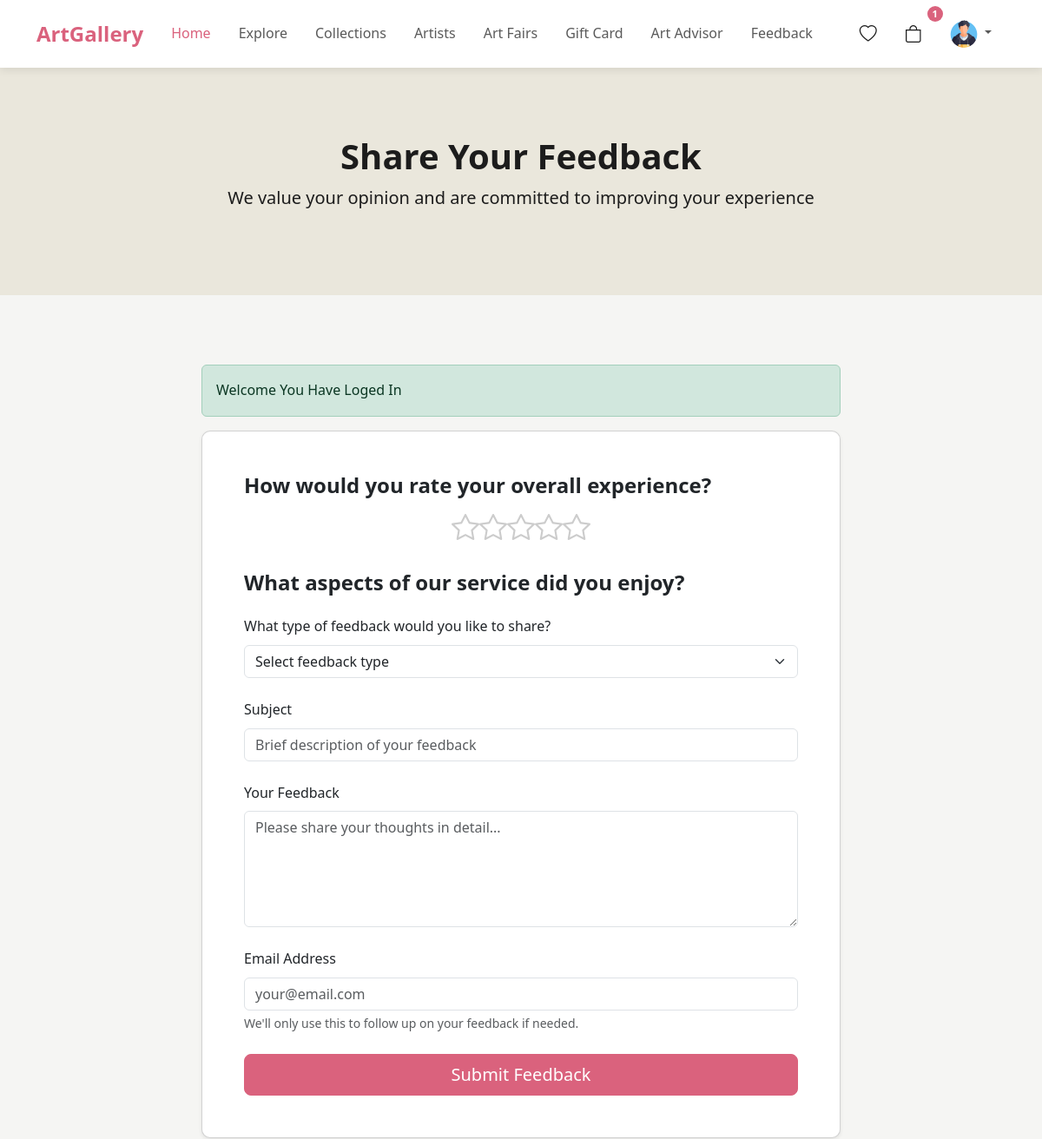
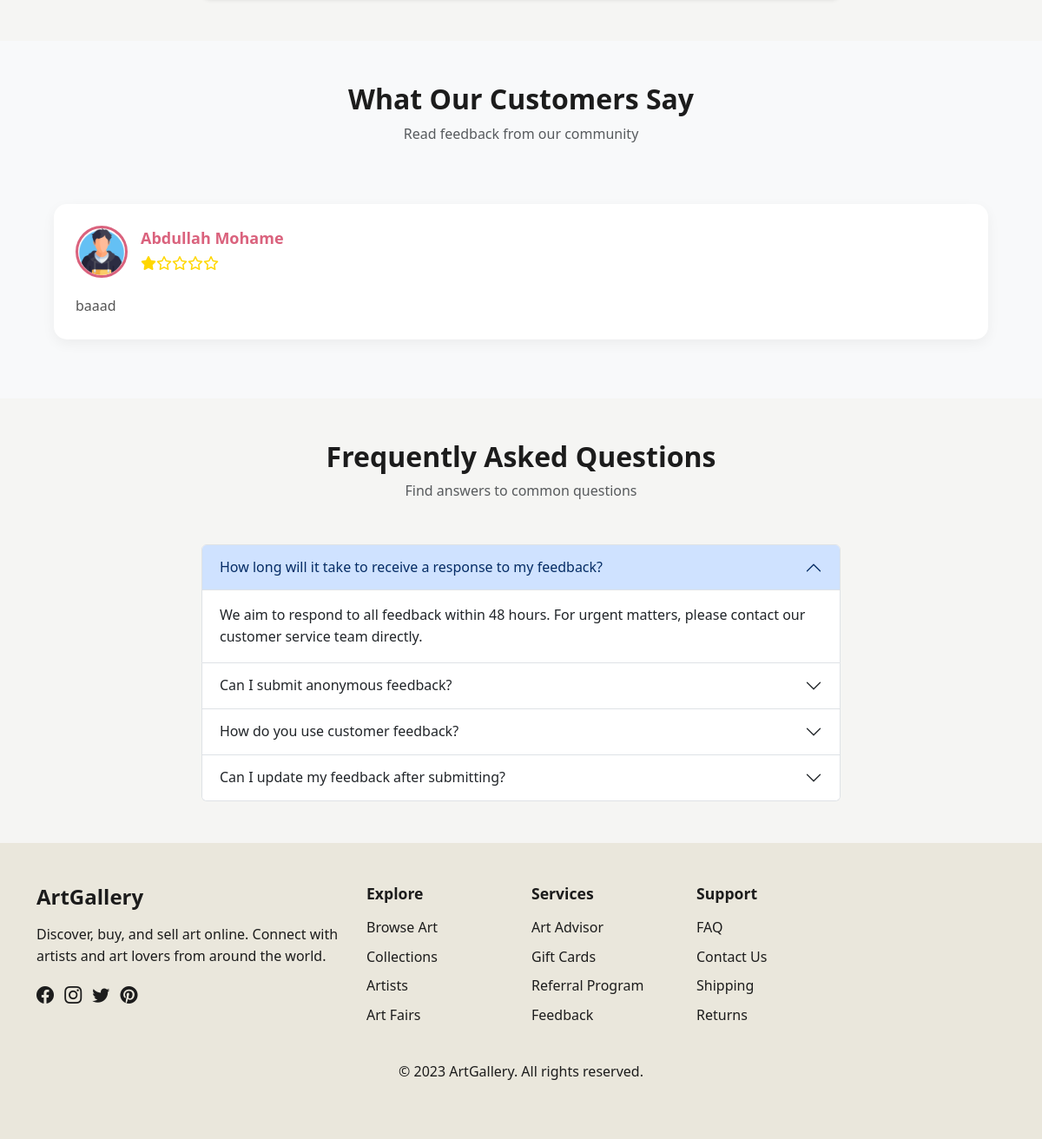
The page /pages/feedback.php (signed in) on the database its author committed (2 pictures, top to bottom).
### tables this page shows
CREATE TABLE `feedback` (
  `id` int(11) NOT NULL,
  `user_id` int(11) DEFAULT NULL,
  `rating` int(1) NOT NULL DEFAULT 0,
  `feedback_type` enum('general','suggestion','question') NOT NULL,
  `subject` varchar(255) NOT NULL,
  `message` text NOT NULL,
  `email` varchar(255) NOT NULL,
  `submitted_at` timestamp NOT NULL DEFAULT current_timestamp()
);

CREATE TABLE `users` (
  `id` int(11) NOT NULL,
  `name` varchar(255) NOT NULL,
  `email` varchar(255) NOT NULL,
  `password` varchar(255) NOT NULL,
  `role` varchar(255) NOT NULL,
  `image` varchar(255) NOT NULL DEFAULT 'uploads/profile/unknown.png',
  `work_name` varchar(100) DEFAULT NULL,
  `bio` varchar(255) DEFAULT NULL
);

### class/class.php (called while the page is built, shortened)
<?php
class Visitor extends User
{
    public function ShowFeedback()
    {
        require_once('../includes/conn.php');
        $showFeedback = "SELECT feedback.*, users.name, users.image
                            FROM feedback
                            JOIN users ON feedback.user_id = users.id
                            WHERE feedback.feedback_type = 'general'
                            ORDER BY feedback.id DESC";
        $showFeedbackResult = mysqli_query($conn, $showFeedback);
        return $showFeedbackResult;
    }
}

### pages/feedback.php (the view, shortened to what this page needs)
<!DOCTYPE html>
<html lang="en">
<head>
    <link rel="stylesheet" href="https://cdn.jsdelivr.net/npm/bootstrap@5.3.0/dist/css/bootstrap.min.css">
    <link rel="stylesheet" href="https://cdn.jsdelivr.net/npm/bootstrap-icons@1.11.1/font/bootstrap-icons.css">
    <link rel="stylesheet" href="../assets/css/style.css">
    <link rel="stylesheet" href="https://cdnjs.cloudflare.com/ajax/libs/font-awesome/6.6.0/css/all.min.css" />
</head>
<body>
    <?php
    include '../includes/header.php';
    ?>
    <section class="page-hero">
        <div class="container">
            <div class="row">
                <div class="col-lg-8 mx-auto text-center">
                    <h1>Share Your Feedback</h1>
                    <p class="lead">We value your opinion and are committed to improving your experience</p>
                </div>
            </div>
        </div>
    </section>
    <section class="feedback-section py-5">
        <div class="container">
            <div class="row">
                <div class="col-lg-8 mx-auto">
                    <?php
                    include '../includes/msg.php';
                    ?>
                    <div class="card shadow-sm">
                        <div class="card-body p-4 p-md-5">
                            <form id="feedbackForm" action="../back/handle_feedback.php" method="post">
                                <div class="mb-4">
                                    <h4>How would you rate your overall experience?</h4>
                                    <div class="rating-stars d-flex flex-row-reverse justify-content-center">
                                        <input type="radio" name="rating" id="star5" value="5"><label for="star5"><i class="bi bi-star fs-2" data-rating="5"></i></label>
                                        <input type="radio" name="rating" id="star4" value="4"><label for="star4"><i class="bi bi-star fs-2" data-rating="4"></i></label>
                                        <input type="radio" name="rating" id="star3" value="3"><label for="star3"><i class="bi bi-star fs-2" data-rating="3"></i></label>
                                        <input type="radio" name="rating" id="star2" value="2"><label for="star2"><i class="bi bi-star fs-2" data-rating="2"></i></label>
                                        <input type="radio" name="rating" id="star1" value="1"><label for="star1"><i class="bi bi-star fs-2" data-rating="1"></i></label>
                                    </div>
                                </div>
                                <div class="mb-4">
                                    <h4>What aspects of our service did you enjoy?</h4>
                                </div>
                                <div class="mb-4">
                                    <label for="feedbackType" class="form-label">What type of feedback would you like to share?</label>
                                    <select class="form-select" id="feedbackType" name="feedbackType" required>
                                        <option value="" selected disabled>Select feedback type</option>
                                    </select>
                                </div>
                                <div class="mb-4">
                                    <label for="feedbackSubject" class="form-label">Subject</label>
                                    <input type="text" class="form-control" id="feedbackSubject" name="subject" placeholder="Brief description of your feedback" required>
                                </div>
                                <div class="mb-4">
                                    <label for="feedbackMessage" class="form-label">Your Feedback</label>
                                    <textarea class="form-control" id="feedbackMessage" name="message" rows="5" placeholder="Please share your thoughts in detail..." required></textarea>
                                </div>
                                <div class="mb-4">
                                    <label for="feedbackEmail" class="form-label">Email Address</label>
                                    <input type="email" class="form-control" id="feedbackEmail" name="email" placeholder="your@email.com" required>
                                    <div class="form-text">We'll only use this to follow up on your feedback if needed.</div>
                                </div>
                                <div class="d-grid">
                                    <button type="submit" name="submit" class="btn btn-primary btn-lg">Submit Feedback</button>
                                </div>
                            </form>
                        </div>
                    </div>
                </div>
            </div>
        </div>
    </section>
    <section class="testimonials py-5 bg-light">
        <div class="container">
            <div class="section-header text-center mb-5">
                <h2>What Our Customers Say</h2>
                <p class="text-muted">Read feedback from our community</p>
            </div>
            <div class="reviews-grid">
                <?php
                require_once('../class/class.php');
                $visitor = new Visitor();
                $rowData = $visitor->ShowFeedback();
                while ($row = mysqli_fetch_assoc($rowData)) {
                ?>
                    <div class="review-card">
                        <div class="review-header">
                            <img src="../back/<?php echo $row['image'] ?>" alt="User">
                            <div class="reviewer-info">
                                <h4><?php echo $row['name'] ?></h4>
                                <div class="rating">
                                    <?php
                                    $rating = $row['rating'];
                                    for ($i = 1; $i <= 5; $i++) {
                                        echo ($i <= $rating) ? '<i class="fa-solid fa-star"></i>' : '<i class="fa-regular fa-star"></i>';
                                    }
                                    ?>
                                </div>
                            </div>
                        </div>
                        <div class="review-content">
                            <?php echo $row['message'] ?>
                        </div>
                    </div>
                <?php } ?>
            </div>
        </div>
    </section>
    <section class="faq py-5">
        <div class="container">
            <div class="section-header text-center mb-5">
                <h2>Frequently Asked Questions</h2>
                <p class="text-muted">Find answers to common questions</p>
            </div>
            <div class="row">
                <div class="col-lg-8 mx-auto">
                    <div class="accordion" id="faqAccordion">
                        <div class="accordion-item">
                            <h2 class="accordion-header" id="headingOne">
                                <button class="accordion-button" type="button" data-bs-toggle="collapse" data-bs-target="#collapseOne" aria-expanded="true" aria-controls="collapseOne">
                                    How long will it take to receive a response to my feedback?
                                </button>
                            </h2>
                            <div id="collapseOne" class="accordion-collapse collapse show" aria-labelledby="headingOne" data-bs-parent="#faqAccordion">
                                <div class="accordion-body">
                                    We aim to respond to all feedback within 48 hours. For urgent matters, please contact our customer service team directly.
                                </div>
                            </div>
                        </div>
                        <div class="accordion-item">
                            <h2 class="accordion-header" id="headingTwo">
                                <button class="accordion-button collapsed" type="button" data-bs-toggle="collapse" data-bs-target="#collapseTwo" aria-expanded="false" aria-controls="collapseTwo">
                                    Can I submit anonymous feedback?
                                </button>
                            </h2>
                        </div>
                        <div class="accordion-item">
                            <h2 class="accordion-header" id="headingThree">
                                <button class="accordion-button collapsed" type="button" data-bs-toggle="collapse" data-bs-target="#collapseThree" aria-expanded="false" aria-controls="collapseThree">
                                    How do you use customer feedback?
                                </button>
                            </h2>
                        </div>
                        <div class="accordion-item">
                            <h2 class="accordion-header" id="headingFour">
                                <button class="accordion-button collapsed" type="button" data-bs-toggle="collapse" data-bs-target="#collapseFour" aria-expanded="false" aria-controls="collapseFour">
                                    Can I update my feedback after submitting?
                                </button>
                            </h2>
                        </div>
                    </div>
                </div>
            </div>
        </div>
    </section>
    <?php
    include '../includes/footer.php';
    ?>
</body>
</html>

### assets/css/style.css (style rules this page uses)
:root { --primary-color: #da627d; --primary-color-hover: #c55570; --secondary-color: #eae7dc; --main-bg-color: #f5f5f3; --primary-text: #1c1c1c; --secondary-text: #5f5f5f; --error-color: #d72638; }
body { font-family: "Segoe UI", Tahoma, Geneva, Verdana, sans-serif; background-color: var(--main-bg-color); color: var(--primary-text); padding-top: 76px; line-height: 1.6; }
h1, h2, h3, h4, h5, h6 { font-weight: 600; }
.btn-primary { background-color: var(--primary-color); border-color: var(--primary-color); }
.section-header { margin-bottom: 3rem; }
.section-header h2 { font-weight: 700; margin-bottom: 0.5rem; }
.rating-stars label { font-size: 2rem; color: #ccc; cursor: pointer; transition: color 0.2s; }
.rating-stars label i { color: #ccc; }
.reviews-grid { display: grid; grid-template-columns: repeat(auto-fit, minmax(300px, 1fr)); gap: 25px; padding: 20px; }
.review-card { background: white; border-radius: 15px; padding: 25px; box-shadow: 0 5px 15px rgba(0, 0, 0, 0.05); transition: all 0.3s ease; }
.review-header { display: flex; align-items: center; margin-bottom: 20px; }
.review-header img { width: 60px; height: 60px; border-radius: 50%; object-fit: cover; margin-right: 15px; border: 3px solid var(--primary-color); }
.reviewer-info h4 { margin: 0; color: var(--primary-color); font-size: 18px; }
.rating { color: #ffd700; margin-top: 5px; }
.review-content { color: #555; line-height: 1.6; font-size: 16px; }
.page-hero { padding: 80px 0; background-color: var(--secondary-color); margin-bottom: 2rem; }
.card { border-radius: 10px; overflow: hidden; }

### rows shown on the page
feedback: user.image (picture), user.name "Abdullah Mohame", rating 1 (drawn), message "baaad"

### other values the page prints
$cartCount "1"
$_SESSION['msg'] "Welcome You Have Loged In"
